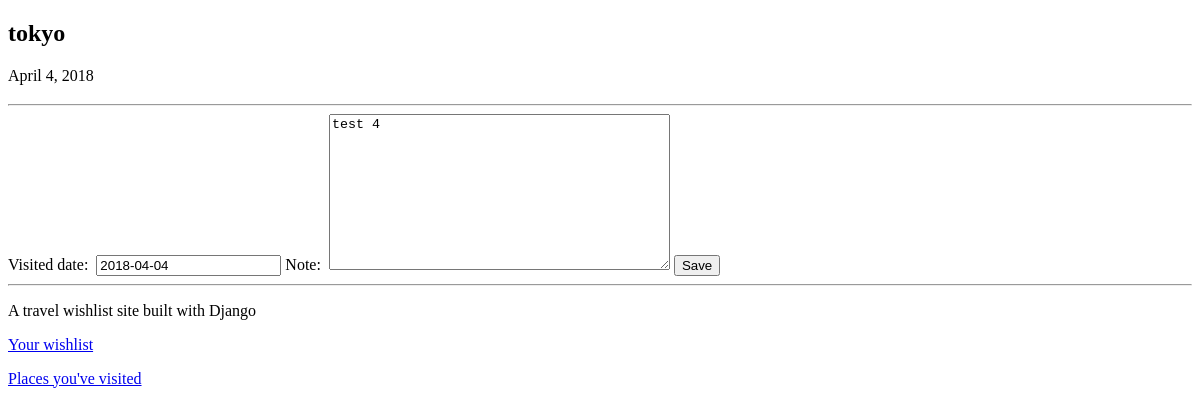
The page /place/1 on the database its author committed.
### travel_wishlist/models.py (models this page shows, shortened)
class Place(models.Model):
    name = models.CharField(max_length=200)
    visited = models.BooleanField(default=False)
    visited_date = models.DateTimeField(blank=True, null=True)
    note = models.TextField(blank=True, null=True)

### travel_wishlist/views.py (the view)
# urls.py: url(r'^place/(?P<pk>\d+)$', views.place, name='place'),
def place(request, pk):
    place = get_object_or_404(Place, pk=pk)
    if request.method == 'POST':
        form = PlaceForm(request.POST, instance=place)
        if form.is_valid():
            place = form.save(commit=True)
            return redirect('place', pk=place.pk)
    else:
        rpform = PlaceForm(instance=place)
        return render(request, 'travel_wishlist/place.html', {'place': place, 'rpform': rpform})

### travel_wishlist/forms.py
class PlaceForm(forms.ModelForm):
    class Meta:
        model = Place
        fields = ('visited_date', 'note')
    def __init__(self, *args, **kwargs):
        super().__init__(*args, **kwargs)
        self.fields['visited_date'].widget = forms.DateInput()
        self.fields['note'].widget = forms.Textarea()

### travel_wishlist/templates/travel_wishlist/place.html (shortened to what this page needs)
{% extends 'travel_wishlist/base.html' %}
{% load staticfiles %}
{% block content %}
<h2>{{ place.name }}</h2>
 <div class="place">
        {% if place.visited_date %}
            <div class="date">
                {{ place.visited_date.date }}
            </div>
        {% endif %}
    </div>
    <hr>
<form action="{% url 'place' pk=place.pk %}" method="POST" enctype="multipart/form-data">
  {{ rpform }}
<button type="submit">Save</button>
</form>
{% endblock %}

### travel_wishlist/static/css/style.css (style rules this page uses)
label { display: inline-block; padding-right: 8px; }

### rows shown on the page
Place: name "tokyo", visited_date "April 4, 2018", visited_date "2018-04-04", note "test 4"
